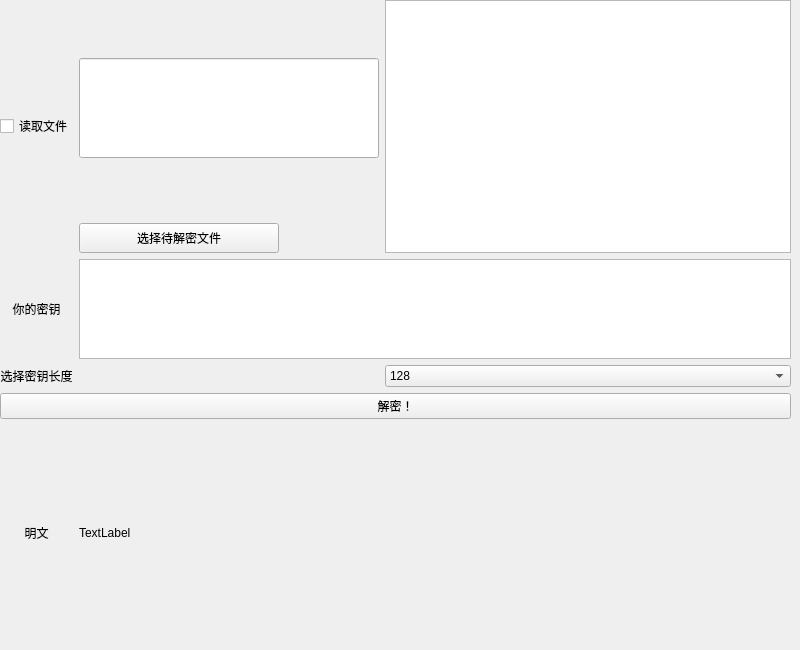
      <widget class="QWidget" name="page_11">
       <widget class="QWidget" name="gridLayoutWidget_4">
        <property name="geometry">
         <rect>
          <x>0</x>
          <y>0</y>
          <width>791</width>
          <height>641</height>
         </rect>
        </property>
        <layout class="QGridLayout" name="gridLayout_5">
         <item row="2" column="1">
          <widget class="QPushButton" name="pushButton_31">
           <property name="maximumSize">
            <size>
             <width>200</width>
             <height>30</height>
            </size>
           </property>
           <property name="layoutDirection">
            <enum>Qt::LeftToRight</enum>
           </property>
           <property name="text">
            <string>选择待解密文件</string>
           </property>
           <property name="checkable">
            <bool>false</bool>
           </property>
          </widget>
         </item>
         <item row="0" column="2" rowspan="3">
          <widget class="QPlainTextEdit" name="plainTextEdit_9">
           <property name="maximumSize">
            <size>
             <width>16777215</width>
             <height>300</height>
            </size>
           </property>
          </widget>
         </item>
         <item row="6" column="0" colspan="3">
          <widget class="QPushButton" name="pushButton_32">
           <property name="text">
            <string>解密！</string>
           </property>
          </widget>
         </item>
         <item row="4" column="1" colspan="2">
          <widget class="QPlainTextEdit" name="plainTextEdit_10">
           <property name="maximumSize">
            <size>
             <width>16777215</width>
             <height>100</height>
            </size>
           </property>
          </widget>
         </item>
         <item row="5" column="0">
          <widget class="QLabel" name="label_17">
           <property name="maximumSize">
            <size>
             <width>300</width>
             <height>16777215</height>
            </size>
           </property>
           <property name="text">
            <string>选择密钥长度</string>
           </property>
           <property name="alignment">
            <set>Qt::AlignCenter</set>
           </property>
          </widget>
         </item>
         <item row="5" column="2">
          <widget class="QComboBox" name="comboBox_5">
           <item>
            <property name="text">
             <string>128</string>
            </property>
           </item>
           <item>
            <property name="text">
             <string>192</string>
            </property>
           </item>
           <item>
            <property name="text">
             <string>256</string>
            </property>
           </item>
          </widget>
         </item>
         <item row="0" column="1" rowspan="2">
          <widget class="QLineEdit" name="lineEdit_5">
           <property name="maximumSize">
            <size>
             <width>300</width>
             <height>100</height>
            </size>
           </property>
          </widget>
         </item>
         <item row="0" column="0" rowspan="3">
          <widget class="QCheckBox" name="checkBox_8">
           <property name="text">
            <string>读取文件</string>
           </property>
          </widget>
         </item>
         <item row="7" column="0" rowspan="2">
          <widget class="QLabel" name="label_18">
           <property name="text">
            <string>明文</string>
           </property>
           <property name="alignment">
            <set>Qt::AlignCenter</set>
           </property>
          </widget>
         </item>
         <item row="7" column="1" rowspan="2" colspan="2">
          <widget class="QLabel" name="label_19">
           <property name="maximumSize">
            <size>
             <width>16777215</width>
             <height>300</height>
            </size>
           </property>
           <property name="text">
            <string>TextLabel</string>
           </property>
          </widget>
         </item>
         <item row="4" column="0">
          <widget class="QLabel" name="label_20">
           <property name="text">
            <string>你的密钥</string>
           </property>
           <property name="alignment">
            <set>Qt::AlignCenter</set>
           </property>
          </widget>
         </item>
        </layout>
       </widget>
      </widget>
